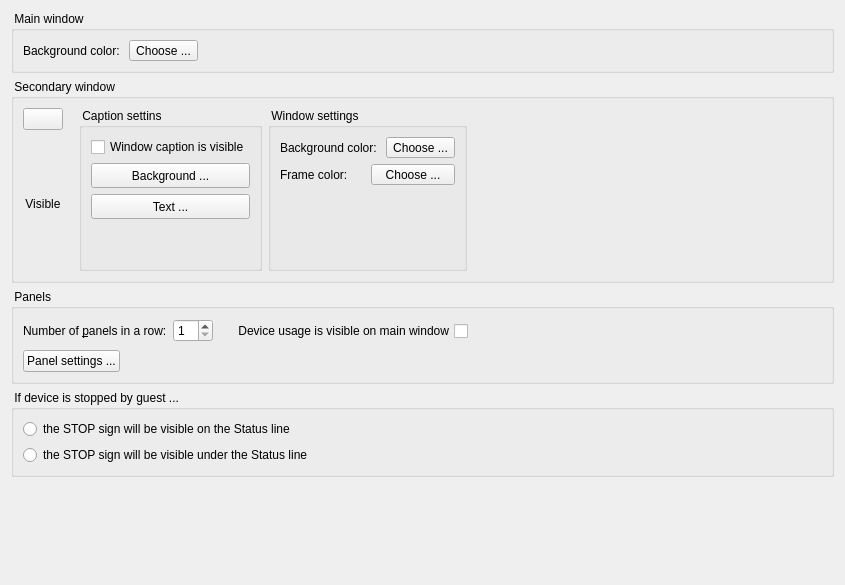
     <widget class="QWidget" name="tab_Appearance">
      <attribute name="title">
       <string>Appearance</string>
      </attribute>
      <layout class="QVBoxLayout" name="verticalLayout_26">
       <item>
        <widget class="QGroupBox" name="gbMainWindow">
         <property name="title">
          <string> Main window </string>
         </property>
         <layout class="QVBoxLayout" name="verticalLayout_11">
          <item>
           <layout class="QHBoxLayout" name="horizontalLayout_8">
            <item>
             <widget class="QLabel" name="lblBackground">
              <property name="text">
               <string>Background color: </string>
              </property>
             </widget>
            </item>
            <item>
             <widget class="QToolButton" name="btnMainBackground">
              <property name="sizePolicy">
               <sizepolicy hsizetype="Minimum" vsizetype="Fixed">
                <horstretch>0</horstretch>
                <verstretch>0</verstretch>
               </sizepolicy>
              </property>
              <property name="maximumSize">
               <size>
                <width>16777215</width>
                <height>24</height>
               </size>
              </property>
              <property name="text">
               <string>Choose ...</string>
              </property>
              <property name="iconSize">
               <size>
                <width>15</width>
                <height>15</height>
               </size>
              </property>
              <property name="toolButtonStyle">
               <enum>Qt::ToolButtonTextBesideIcon</enum>
              </property>
             </widget>
            </item>
            <item>
             <spacer name="horizontalSpacer_3">
              <property name="orientation">
               <enum>Qt::Horizontal</enum>
              </property>
              <property name="sizeHint" stdset="0">
               <size>
                <width>40</width>
                <height>20</height>
               </size>
              </property>
             </spacer>
            </item>
           </layout>
          </item>
         </layout>
        </widget>
       </item>
       <item>
        <widget class="QGroupBox" name="gbSecondaryWindow">
         <property name="title">
          <string> Secondary window  </string>
         </property>
         <layout class="QHBoxLayout" name="horizontalLayout_31">
          <item>
           <layout class="QVBoxLayout" name="verticalLayout_12">
            <item>
             <widget class="QPushButton" name="pbSecondaryWindow">
              <property name="text">
               <string/>
              </property>
              <property name="iconSize">
               <size>
                <width>40</width>
                <height>40</height>
               </size>
              </property>
              <property name="checkable">
               <bool>true</bool>
              </property>
              <property name="autoDefault">
               <bool>false</bool>
              </property>
             </widget>
            </item>
            <item>
             <widget class="QLabel" name="lblSecondaryWindow">
              <property name="text">
               <string>Visible</string>
              </property>
              <property name="alignment">
               <set>Qt::AlignCenter</set>
              </property>
             </widget>
            </item>
           </layout>
          </item>
          <item>
           <spacer name="horizontalSpacer_8">
            <property name="orientation">
             <enum>Qt::Horizontal</enum>
            </property>
            <property name="sizeType">
             <enum>QSizePolicy::Fixed</enum>
            </property>
            <property name="sizeHint" stdset="0">
             <size>
              <width>10</width>
              <height>20</height>
             </size>
            </property>
           </spacer>
          </item>
          <item>
           <widget class="QGroupBox" name="gbSecondaryCaption">
            <property name="title">
             <string> Caption settins  </string>
            </property>
            <layout class="QVBoxLayout" name="verticalLayout_25">
             <item>
              <widget class="QCheckBox" name="chkSecondaryCaption">
               <property name="text">
                <string>Window caption is visible</string>
               </property>
              </widget>
             </item>
             <item>
              <widget class="QToolButton" name="pbCaptionBackgroundActive">
               <property name="sizePolicy">
                <sizepolicy hsizetype="Minimum" vsizetype="Fixed">
                 <horstretch>0</horstretch>
                 <verstretch>0</verstretch>
                </sizepolicy>
               </property>
               <property name="minimumSize">
                <size>
                 <width>0</width>
                 <height>25</height>
                </size>
               </property>
               <property name="maximumSize">
                <size>
                 <width>16777215</width>
                 <height>24</height>
                </size>
               </property>
               <property name="text">
                <string>Background ...</string>
               </property>
               <property name="iconSize">
                <size>
                 <width>15</width>
                 <height>15</height>
                </size>
               </property>
               <property name="toolButtonStyle">
                <enum>Qt::ToolButtonTextBesideIcon</enum>
               </property>
              </widget>
             </item>
             <item>
              <widget class="QPushButton" name="pbTextColorActive">
               <property name="enabled">
                <bool>true</bool>
               </property>
               <property name="minimumSize">
                <size>
                 <width>0</width>
                 <height>25</height>
                </size>
               </property>
               <property name="text">
                <string>Text ...</string>
               </property>
               <property name="iconSize">
                <size>
                 <width>15</width>
                 <height>15</height>
                </size>
               </property>
              </widget>
             </item>
             <item>
              <spacer name="verticalSpacer_9">
               <property name="orientation">
                <enum>Qt::Vertical</enum>
               </property>
               <property name="sizeHint" stdset="0">
                <size>
                 <width>20</width>
                 <height>40</height>
                </size>
               </property>
              </spacer>
             </item>
            </layout>
           </widget>
          </item>
          <item>
           <widget class="QGroupBox" name="gbSecWindowSettings">
            <property name="title">
             <string> Window settings </string>
            </property>
            <layout class="QVBoxLayout" name="verticalLayout_14">
             <item>
              <layout class="QHBoxLayout" name="horizontalLayout_13">
               <item>
                <widget class="QLabel" name="lblSecondaryBackground">
                 <property name="text">
                  <string>Background color: </string>
                 </property>
                </widget>
               </item>
               <item>
                <widget class="QToolButton" name="btnSecondaryBackground">
                 <property name="sizePolicy">
                  <sizepolicy hsizetype="Minimum" vsizetype="Fixed">
                   <horstretch>0</horstretch>
                   <verstretch>0</verstretch>
                  </sizepolicy>
                 </property>
                 <property name="maximumSize">
                  <size>
                   <width>16777215</width>
                   <height>24</height>
                  </size>
                 </property>
                 <property name="text">
                  <string>Choose ...</string>
                 </property>
                 <property name="iconSize">
                  <size>
                   <width>15</width>
                   <height>15</height>
                  </size>
                 </property>
                 <property name="toolButtonStyle">
                  <enum>Qt::ToolButtonTextBesideIcon</enum>
                 </property>
                </widget>
               </item>
              </layout>
             </item>
             <item>
              <layout class="QHBoxLayout" name="horizontalLayout_14">
               <item>
                <widget class="QLabel" name="lblSecondaryFrame">
                 <property name="text">
                  <string>Frame color: </string>
                 </property>
                </widget>
               </item>
               <item>
                <widget class="QToolButton" name="btnSecondaryFrame">
                 <property name="sizePolicy">
                  <sizepolicy hsizetype="Minimum" vsizetype="Fixed">
                   <horstretch>0</horstretch>
                   <verstretch>0</verstretch>
                  </sizepolicy>
                 </property>
                 <property name="maximumSize">
                  <size>
                   <width>16777215</width>
                   <height>24</height>
                  </size>
                 </property>
                 <property name="text">
                  <string>Choose ...</string>
                 </property>
                 <property name="iconSize">
                  <size>
                   <width>15</width>
                   <height>15</height>
                  </size>
                 </property>
                 <property name="toolButtonStyle">
                  <enum>Qt::ToolButtonTextBesideIcon</enum>
                 </property>
                </widget>
               </item>
              </layout>
             </item>
             <item>
              <spacer name="verticalSpacer_7">
               <property name="orientation">
                <enum>Qt::Vertical</enum>
               </property>
               <property name="sizeHint" stdset="0">
                <size>
                 <width>20</width>
                 <height>28</height>
                </size>
               </property>
              </spacer>
             </item>
            </layout>
           </widget>
          </item>
          <item>
           <spacer name="horizontalSpacer_7">
            <property name="orientation">
             <enum>Qt::Horizontal</enum>
            </property>
            <property name="sizeHint" stdset="0">
             <size>
              <width>355</width>
              <height>20</height>
             </size>
            </property>
           </spacer>
          </item>
         </layout>
        </widget>
       </item>
       <item>
        <widget class="QGroupBox" name="gbPanelSettings">
         <property name="title">
          <string> Panels </string>
         </property>
         <layout class="QVBoxLayout" name="verticalLayout_3">
          <item>
           <layout class="QHBoxLayout" name="horizontalLayout_7">
            <item>
             <widget class="QLabel" name="lblPanels">
              <property name="minimumSize">
               <size>
                <width>0</width>
                <height>26</height>
               </size>
              </property>
              <property name="text">
               <string>Number of &amp;panels in a row:</string>
              </property>
              <property name="buddy">
               <cstring>spbPanels</cstring>
              </property>
             </widget>
            </item>
            <item>
             <widget class="QSpinBox" name="spbPanels">
              <property name="minimumSize">
               <size>
                <width>40</width>
                <height>0</height>
               </size>
              </property>
              <property name="maximumSize">
               <size>
                <width>40</width>
                <height>16777215</height>
               </size>
              </property>
              <property name="minimum">
               <number>1</number>
              </property>
              <property name="maximum">
               <number>5</number>
              </property>
             </widget>
            </item>
            <item>
             <widget class="QCheckBox" name="chkUsageVisibleOnMain">
              <property name="layoutDirection">
               <enum>Qt::RightToLeft</enum>
              </property>
              <property name="text">
               <string>    Device usage is visible on main window</string>
              </property>
             </widget>
            </item>
            <item>
             <spacer name="horizontalSpacer_2">
              <property name="orientation">
               <enum>Qt::Horizontal</enum>
              </property>
              <property name="sizeHint" stdset="0">
               <size>
                <width>40</width>
                <height>20</height>
               </size>
              </property>
             </spacer>
            </item>
           </layout>
          </item>
          <item>
           <layout class="QHBoxLayout" name="horizontalLayout_9">
            <item>
             <widget class="QPushButton" name="pbPanelSettings">
              <property name="text">
               <string>Panel settings ...</string>
              </property>
              <property name="iconSize">
               <size>
                <width>20</width>
                <height>20</height>
               </size>
              </property>
             </widget>
            </item>
            <item>
             <spacer name="horizontalSpacer_4">
              <property name="orientation">
               <enum>Qt::Horizontal</enum>
              </property>
              <property name="sizeHint" stdset="0">
               <size>
                <width>40</width>
                <height>20</height>
               </size>
              </property>
             </spacer>
            </item>
           </layout>
          </item>
         </layout>
        </widget>
       </item>
       <item>
        <widget class="QGroupBox" name="gbPanelStop">
         <property name="title">
          <string> If device is stopped by guest ... </string>
         </property>
         <layout class="QVBoxLayout" name="verticalLayout_13">
          <item>
           <widget class="QRadioButton" name="rbStopInLine">
            <property name="text">
             <string>the STOP sign will be visible on the Status line</string>
            </property>
           </widget>
          </item>
          <item>
           <widget class="QRadioButton" name="rbStopInNewLine">
            <property name="text">
             <string>the STOP sign will be visible under the Status line</string>
            </property>
           </widget>
          </item>
         </layout>
        </widget>
       </item>
       <item>
        <spacer name="verticalSpacer">
         <property name="orientation">
          <enum>Qt::Vertical</enum>
         </property>
         <property name="sizeHint" stdset="0">
          <size>
           <width>20</width>
           <height>97</height>
          </size>
         </property>
        </spacer>
       </item>
      </layout>
     </widget>
